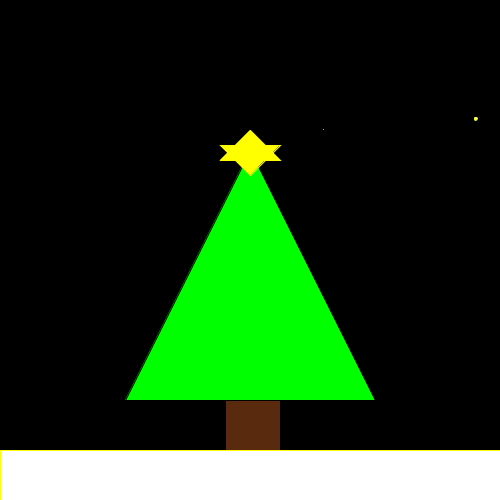
Frame 1 (no input)
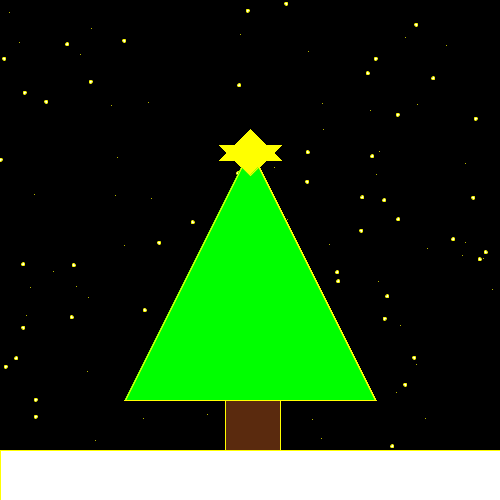
Frame 60 (the mouse pressed at the canvas centre just before this capture)
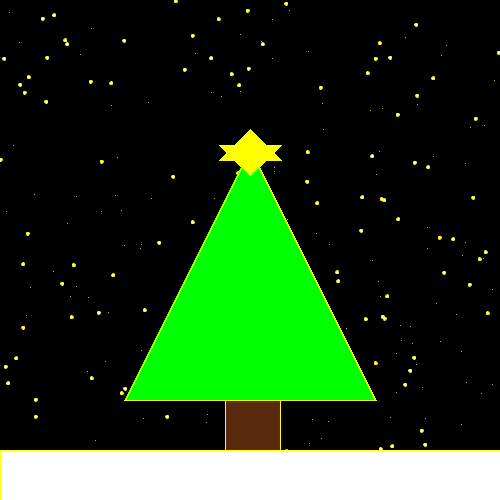
Frame 120 (the mouse held since frame 60 and released just before this capture)

The Processing sketch that drew these frames (run headless with seeded random() and noise(); from frame 60 on, the mouse is pressed at the canvas centre):

// Processing sketch: processing_99191
// ── processing_99191.pde

void setup()
{
  size(500, 500);
  background(0);
  smooth();
}

void draw()
{
  fill(0, 255, 0);
  triangle(250, 150, 125, 400, 375, 400);
  fill(90, 42, 14);
  rect(225, 400, 55, 50);
  stroke(255, 255, 0);
  point(random(500), random(500));
  fill(255, 255, 255);
  ellipse(random(500), random(500), 3, 3);
  fill(255, 255, 255);
  rect(0, 450, 500, 450);
  fill(random(255), random(255), random(255));
  fill(255, 255, 0);
  triangle(250, 130, 220, 160, 280, 160); 
  triangle(220, 145, 280, 145, 250, 175);
}

void keyPressed()
{
  if (key=='s');
  fill(255, 255, 255);
  ellipse(100, 425, 70, 70);
  fill(255, 255, 255);
  ellipse(100, 380, 50, 50);
  fill(255, 255, 255);
  ellipse(100, 350, 30, 30);
}
